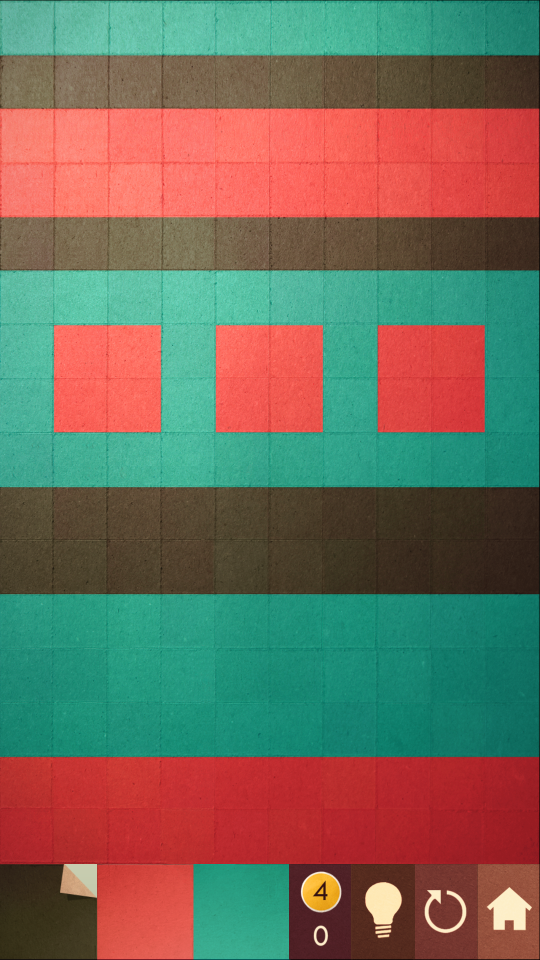
#> input picture kami_solver/example_boards/Kami7.png, 1080 x 1920 px, found by its file name (shown at 1/2 size)
$ python kami_color.py
#> lines starting #> are read from the running program, lines starting #| are printed output that depends on the picture
### kami_solver/kami_solve.py

import networkx as nx
import matplotlib.pyplot as plt
import copy
import scipy
import scipy.linalg
import operator
from scipy.constants import pi
import cmath

# A long-winded means of having the user manually enter the details of
# the color graph corresponding to the puzzle
# [46 lines left out: functions build_color_graph, draw_graph, not called in this run]


# Changes the color of one node of a graph to new_color
def change_color(graph,node,new_color):
    graph_copy = copy.deepcopy(graph)
    graph_copy[node][0] = new_color
    return graph_copy


# Finds all pairs of adjacent nodes that have the same color
def find_neighbors(graph):
    nlist = []
    for i in graph:
        for j in graph[i][1::]:
            if graph[i][0] == graph[j][0]:
                nlist.append(tuple(set((i,j))))

    return list(set(nlist))

# Returns a graph having merged the nodes in ntup, which are the same color. One
# node adopts the connections of both.
def merge_nodes(graph,ntup):
    graph_copy = copy.deepcopy(graph)
    new_con = graph_copy[ntup[0]][1::] + graph_copy[ntup[1]][1::]
    new_con.remove(ntup[0])
    new_con.remove(ntup[1])
    new_con = list(set(new_con))
    new_con = [graph_copy[ntup[0]][0]] + new_con
    del graph_copy[ntup[0]]
    del graph_copy[ntup[1]]
    graph_copy[ntup[1]] = new_con
    for i in graph_copy:
        if ntup[0] in graph_copy[i]:
            graph_copy[i][graph_copy[i].index(ntup[0])] = ntup[1]
            graph_copy[i][1::] = list(set(graph_copy[i][1::]))
    return graph_copy


# Determines the minimal graph from the 16x10 puzzle colorboard
def determine_graph(c):
    graph = {}
    num_colors = len(c)
    c0 = c[0]
    c1 = c[1]
    c2 = c[2]
    if num_colors == 4:
        c3 = c[3]
    for i in range(1,9):
        for j in range(1,15):
            p = (i,j)
            if num_colors == 3:
                color = 0*(p in c0) + 1*(p in c1) + 2*(p in c2)
            if num_colors == 4:
                color = 0*(p in c0) + 1*(p in c1) + 2*(p in c2) + 3*(p in c3)
            graph['n'+str(10*j+i)] = [color, 'n'+str(10*j+i-10), 'n'+str(10*j+i+1), 'n'+str(10*j+i+10), 'n'+str(10*j+i-1)]

    for i in range(1,9):
        j = 0
        p = (i,j)
        if num_colors == 3:
            color = 0*(p in c0) + 1*(p in c1) + 2*(p in c2)
        if num_colors == 4:
            color = 0*(p in c0) + 1*(p in c1) + 2*(p in c2) + 3*(p in c3)
        graph['n'+str(10*j+i)] = [color, 'n'+str(10*j+i+1), 'n'+str(10*j+i+10), 'n'+str(10*j+i-1)]
        j = 15
        p = (i,j)
        if num_colors == 3:
            color = 0*(p in c0) + 1*(p in c1) + 2*(p in c2)
        if num_colors == 4:
            color = 0*(p in c0) + 1*(p in c1) + 2*(p in c2) + 3*(p in c3)
        graph['n'+str(10*j+i)] = [color, 'n'+str(10*j+i+1), 'n'+str(10*j+i-10), 'n'+str(10*j+i-1)]


    for j in range(1,15):
        i = 0
        p = (i,j)
        if num_colors == 3:
            color = 0*(p in c0) + 1*(p in c1) + 2*(p in c2)
        if num_colors == 4:
            color = 0*(p in c0) + 1*(p in c1) + 2*(p in c2) + 3*(p in c3)
        graph['n'+str(10*j+i)] = [color, 'n'+str(10*j+i-10), 'n'+str(10*j+i+1), 'n'+str(10*j+i+10)]

        i = 9
        p = (i,j)
        if num_colors == 3:
            color = 0*(p in c0) + 1*(p in c1) + 2*(p in c2)
        if num_colors == 4:
            color = 0*(p in c0) + 1*(p in c1) + 2*(p in c2) + 3*(p in c3)
        graph['n'+str(10*j+i)] = [color, 'n'+str(10*j+i-10), 'n'+str(10*j+i+10), 'n'+str(10*j+i-1)]

    i = 0
    j = 0
    p = (i,j)
    if num_colors == 3:
        color = 0*(p in c0) + 1*(p in c1) + 2*(p in c2)
    if num_colors == 4:
        color = 0*(p in c0) + 1*(p in c1) + 2*(p in c2) + 3*(p in c3)
    graph['n'+str(10*j+i)] = [color, 'n'+str(10*j+i+1), 'n'+str(10*j+i+10)]
    i = 9
    j = 0
    p = (i,j)
    if num_colors == 3:
        color = 0*(p in c0) + 1*(p in c1) + 2*(p in c2)
    if num_colors == 4:
        color = 0*(p in c0) + 1*(p in c1) + 2*(p in c2) + 3*(p in c3)
    graph['n'+str(10*j+i)] = [color, 'n'+str(10*j+i+10), 'n'+str(10*j+i-1)]
    i = 0
    j = 15
    p = (i,j)
    if num_colors == 3:
        color = 0*(p in c0) + 1*(p in c1) + 2*(p in c2)
    if num_colors == 4:
        color = 0*(p in c0) + 1*(p in c1) + 2*(p in c2) + 3*(p in c3)
    graph['n'+str(10*j+i)] = [color, 'n'+str(10*j+i-10), 'n'+str(10*j+i+1)]
    i = 9
    j = 15
    p = (i,j)
    if num_colors == 3:
        color = 0*(p in c0) + 1*(p in c1) + 2*(p in c2)
    if num_colors == 4:
        color = 0*(p in c0) + 1*(p in c1) + 2*(p in c2) + 3*(p in c3)
    graph['n'+str(10*j+i)] = [color, 'n'+str(10*j+i-10), 'n'+str(10*j+i-1)]


    neigh_list = find_neighbors(graph)
    while neigh_list:
        graph = merge_nodes(graph,neigh_list[0])
        neigh_list = find_neighbors(graph)
    return graph

# Turns a RGB tuple into a HSL tuple
def rgb2hsl(rgb,n):
    R = rgb[0]/n
    G = rgb[1]/n
    B = rgb[2]/n

    M = max([R,G,B])
    m = min([R,G,B])

    L = .5*(M + m)

    C = M - m

    if C == 0:
        H = 0
    else:
        S = C/(1-abs(2*L-1))
        if M == R:
            H = 60*(((G-B)/C)%6)
        if M == G:
            H = 60*((B-R)/C + 2)
        if M == B:
            H = 60*((R-G)/C + 4)

    return [H,S,L]


# Turns a RGB tuple into a CIELAB tuple
def rgb2CIELAB(RGB):
    def f(t):
        if t>(6/29)**3:
            return t**(1/3)
        else:
            return t*(1/3)*(29/6)**2 + (4/29)

    b = scipy.array([[.49,.31,.2],[.17697,.81240,.01063],[0.0,.01,.99]])/.17697
    X,Y,Z = scipy.inner(b,scipy.array(RGB))
    Xn,Yn,Zn = [95.047,100,108.883]

    L = 116*f(Y/Yn)-16
    a = 500*(f(X/Xn)-f(Y/Yn))
    b = 200*(f(Y/Yn)-f(Z/Zn))

    return scipy.array([L,a,b])


# Backpropagation algorithm to solve the graph
def solve_graph(graph,move_list,move_limit):

    #color_list = list(set([graph[i][0] for i in graph]))
    node_list = [i for i in graph]

    if len(graph) == 1:
        return move_list

    # Heuristic for choosing the node with the most connections
    temp = sorted([(i,len(graph[i])-1) for i in graph], key=lambda x: x[1])[::-1]
    organized_node_list = [i[0] for i in temp]
    for node in organized_node_list:

    # [15 lines of commented-out code are left out]
        neighbor_color_list = [graph[i][0] for i in graph[node][1::]]
        neighbor_color_set = list(set(neighbor_color_list))
        temp = sorted([(i, neighbor_color_list.count(i)) for i in neighbor_color_set],key=lambda x: x[1])[::-1]
        new_color_list = [i[0] for i in temp]

        for color in new_color_list:

            new_graph = change_color(graph,node,color)

            while find_neighbors(new_graph):
                new_graph = merge_nodes(new_graph,find_neighbors(new_graph)[0])

            new_move_list = copy.deepcopy(move_list)
            new_move_list.append((node,color))
            if len(move_list)<move_limit:
                print(len(new_graph))
                soln = solve_graph(new_graph,new_move_list,move_limit)
                if soln:
                    return soln
    return []

# Helper function for k-means that assigns every square a color in accordance
# with the k means m
def assign_to_set(color_board,m):
    for i in color_board:
        dist_list = [scipy.linalg.norm(color_board[i][0]-mi) for mi in m]
        #dist_list = [abs(scipy.exp(1j*color_board[i][0]*pi/180)-scipy.exp(1j*mi*pi/180)) for mi in m]
        #dist_list = [abs(scipy.exp(1j*color_board[i][0][0]*pi/180)-scipy.exp(1j*mi[0]*pi/180))**2 + abs(color_board[i][0][1]-mi[1])**2 for mi in m]
        min_index, min_value = min(enumerate(dist_list), key=operator.itemgetter(1))
        color_board[i][1] = min_index

# Helper function for k-means that determines nad returns the k means m
def find_centroids(color_board,k):
    ms = [0 for i in range(k)]
    ns = [0 for i in range(k)]
    for i in color_board:
        ms[color_board[i][1]] += color_board[i][0]
        #ms[color_board[i][1]] += scipy.array([scipy.exp(1j*color_board[i][0][0]*pi/180), color_board[i][0][1]])
        ns[color_board[i][1]] += 1
    #m = [scipy.array([(180/pi)*cmath.phase(ms[i][0]/ns[i]), ms[i][1]/ns[i]]) for i in range(k)]
    m = [ms[i]/ns[i] for i in range(k)]
    return m

# Performs k-means clustering on the colorboard that is the puzzle
def k_means(color_board,k):
    old_color_board = copy.deepcopy(color_board)
    old_color_board[(0,0)][1] += 1
    while sum([old_color_board[i][1]-color_board[i][1] for i in color_board]) != 0:
        old_color_board = copy.deepcopy(color_board)
        m = find_centroids(color_board,k)
        assign_to_set(color_board,m)
    return m


def show_color_board(color_board):
    pic = scipy.ones((16,10))
    for i in color_board:
        pic[i[1],i[0]]*=color_board[i][1]
    plt.imshow(pic,interpolation='none')


def translate_moves(moves,colors):
    #colors = ['Blue', 'Black', 'Red', 'White']
    for move in moves:
        tile_num = int(move[0][1::])
        i = tile_num%10
        j = int((tile_num-i)/10)
        print('Make (' + str(i) + ',' + str(j) + ') ' + colors[move[1]])
        #plt.figure()
        #plt.imshow(pic + 10*((X-i)**2 + (Y-j)**2<1),interpolation='none')

### kami_solver/kami_color.py
import cv2
import scipy
import matplotlib.pyplot as plt
from kami_solver import kami_solve
import operator
from scipy.constants import pi


BGR_weights = scipy.array([0.1140,0.5870,0.2989])


kami_dir = '/Users/alexanderpapageorge/Kami7.png'
colors = ['Blue','Red','White','Black']
colors = ['Blue','Red','Black']
k = len(colors)


#colors = ['Blue','White','Red','Black']
m = [0 for i in range(k)]
#color_dict = {'Blue': scipy.array([ 132.,154.,49.]), 'Black': scipy.array([52.,74.,89.]), 'Red': scipy.array([77.,83.,231.]), 'White': scipy.array([90.,123.,153.])}
#color_dict = {'Blue': scipy.array([ 1.1,1.28,.4,121/100]), 'Black': scipy.array([.68,.97,1.16,79/100]), 'Red': scipy.array([.61,.67,1.77,125/100]), 'White': scipy.array([.74,.98,1.13,195/100])}
color_dict = {'Blue': scipy.array([167,.4]), 'Black': scipy.array([35,.2]), 'Red': scipy.array([2,.6]), 'White': scipy.array([35,.7])}
#color_dict = {'Blue': scipy.array([167,.6,.8]), 'Black': scipy.array([35,.1,.2]), 'Red': scipy.array([2,.6,.7]), 'White': scipy.array([35,.4,.7])}
color_dict = {'Blue': scipy.array([212,-88,13]), 'Black': scipy.array([166,17,45]), 'Red': scipy.array([193,134,48]), 'White': scipy.array([230,19,52])}


for ni,i in enumerate(colors):
    m[ni] = color_dict[i]

kami = cv2.imread(kami_dir)
#> kami is the input picture: shape (1920, 1080, 3); mean B, G, R 91, 107.6, 113.8
kami = kami[0:1720,:,:]
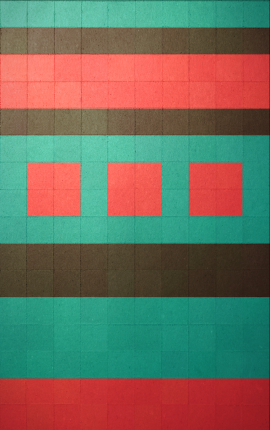
#> kami: shape (1720, 1080, 3) (shown at 1/4 size); mean B, G, R 93.3, 109.7, 112.7

x = scipy.arange(10)
y = scipy.arange(16)
X,Y = scipy.meshgrid(x,y)

color_board = {}
for i in range(10):
    for j in range(16):
        p = (i,j)
        xc = 108*i+54
        yc = 108*j+54
        color = (kami[yc-20:yc+20,xc-20:xc+20].sum(0).sum(0)/1600)
        color_hsl = scipy.array([kami_solve.rgb2hsl(color[::-1],255)[l] for l in [0,2]])
        #color_hsl = scipy.array(kami_solve.rgb2hsl(color[::-1],255))

        color_Lab = kami_solve.rgb2CIELAB(color[::-1])

        # [6 lines of commented-out code are left out]
        dist_list = [scipy.linalg.norm(color_Lab-mi) for mi in m]

        min_index, min_value = min(enumerate(dist_list), key=operator.itemgetter(1))
        #color_board[p] = [color,min_index]
        #color_board[p] = [color_hsl,min_index]
        color_board[p] = [color_Lab,min_index]
#> after the loop, color_board = 160 items

kami = scipy.fliplr(kami.reshape(-1,3)).reshape(kami.shape)
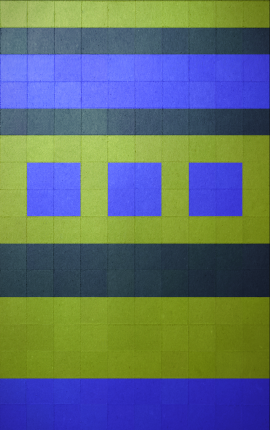
#> kami: shape (1720, 1080, 3) (shown at 1/4 size); mean B, G, R 112.7, 109.7, 93.3
plt.imshow(kami)
plt.figure()
kami_solve.show_color_board(color_board)
#> the loop in show_color_board, `for i in color_board:` made 160 passes
#> i on passes 1 to 3: (0, 0), (0, 1), (0, 2)

m = kami_solve.k_means(color_board,k)
#> the loop in k_means, `while sum([old_color_board[i][1]-color_board[i][1] for i in color_boar..` made 1 pass
#> m = [[213.1, -89.14, 14.21], [189.2, 136.3, 48.03], [170.2, 17.34, 44.91]]
plt.figure()
kami_solve.show_color_board(color_board)
#> the loop in show_color_board (call 2), `for i in color_board:` made 160 passes

plt.show()
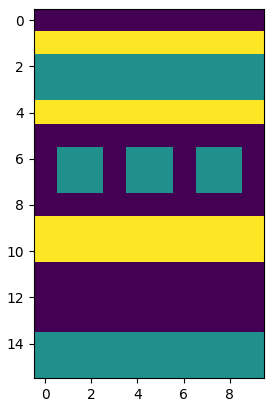
#> figure drawn by matplotlib, 1 panel

c = [ [], [], [], [] ]
for i in color_board:
    c[color_board[i][1]].append(i)
#> this loop made 160 passes
while [] in c:
    c.remove([])
graph = kami_solve.determine_graph(c)

moves = kami_solve.solve_graph(graph,[],4)
#> in solve_graph, `node_list = [i for i in graph]`: node_list = ['n74', 'n61', 'n37', 'n44', 'n78', 'n114', 'n6', 'n19', 'n150', 'n96', 'n82']
#> in solve_graph, `temp = sorted([(i,len(graph[i])-1) for i in graph], key=lambda x: x[1]..`: temp = [('n82', 5), ('n96', 2), ('n19', 2), ('n114', 2), ('n44', 2), ('n37', 2), ('n150', 1), ('n6', 1), ('n78', 1), ('n61', 1), ('n74', 1)]
#> in solve_graph, `organized_node_list = [i[0] for i in temp]`: organized_node_list = ['n82', 'n96', 'n19', 'n114', 'n44', 'n37', 'n150', 'n6', 'n78', 'n61', 'n74']
#> the loop in solve_graph, `for node in organized_node_list:` made 1 pass
#> (node, neighbor_color_list, neighbor_color_set, new_color_list) on pass 1: ('n82', [0], [0], [0])
#> (printed output is left out)
kami_solve.translate_moves(moves,colors)


# [55 lines of commented-out code are left out]

$ run again, with kami_solver/example_boards/Kami1.png copied over kami_solver/example_boards/Kami7.png
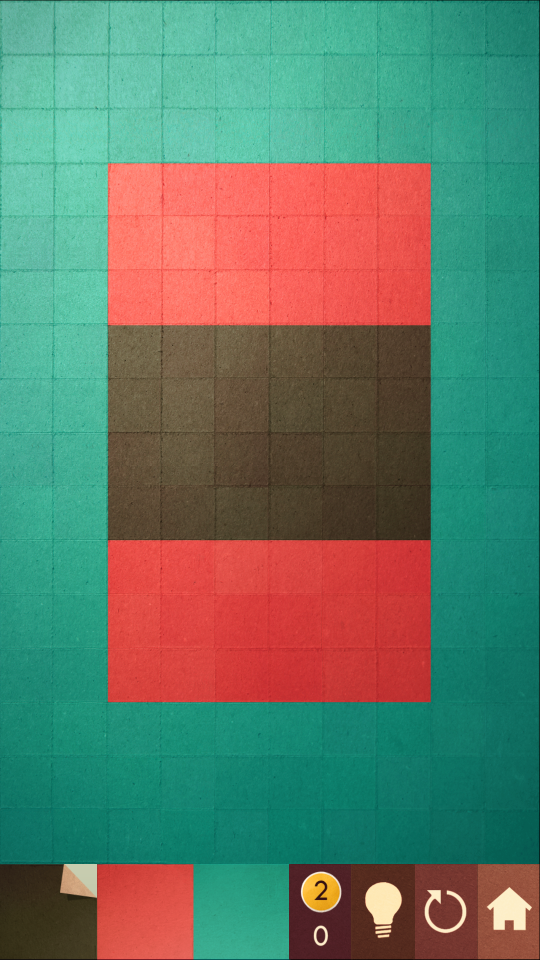
#> input picture kami_solver/example_boards/Kami1.png, 1080 x 1920 px, found by its file name (shown at 1/2 size)
#> kami is the input picture: shape (1920, 1080, 3); mean B, G, R 103.7, 122.2, 97.7
#> after the loop `for i in range(10):`: color_board = 160 items
#> `kami = scipy.fliplr(kami.reshape(-1,3)).reshape(kami.shape)`:
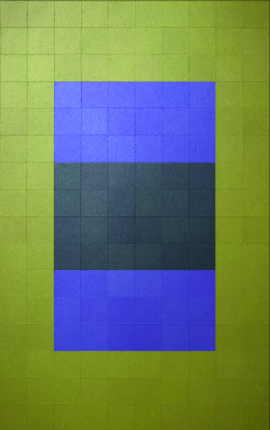
#> kami: shape (1720, 1080, 3) (shown at 1/4 size); mean B, G, R 95.5, 125.6, 107.2
#> the loop in show_color_board, `for i in color_board:` made 160 passes
#> i on passes 1 to 3: (0, 0), (0, 1), (0, 2)
#> the loop in k_means, `while sum([old_color_board[i][1]-color_board[i][1] for i in color_boar..` made 1 pass
#> `m = kami_solve.k_means(color_board,k)`: m = [[211.3, -88.29, 13.2], [196, 131, 50.14], [172.3, 15.75, 47]]
#> the loop in show_color_board (call 2), `for i in color_board:` made 160 passes
#> `plt.show()`:
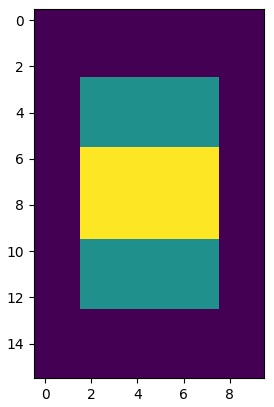
#> figure drawn by matplotlib, 1 panel
#> the loop `for i in color_board:` made 160 passes
#> node_list = ['n34', 'n78', 'n114', 'n82']
#> in solve_graph, `temp = sorted([(i,len(graph[i])-1) for i in graph], key=lambda x: x[1]..`: temp = [('n82', 3), ('n78', 3), ('n114', 2), ('n34', 2)]
#> organized_node_list = ['n82', 'n78', 'n114', 'n34']
#> the loop in solve_graph, `for node in organized_node_list:` made 1 pass
#> (node, neighbor_color_list, neighbor_color_set, new_color_list) on pass 1: ('n82', [0], [0], [0])
#> (printed output is left out)

$ run again, with kami_solver/example_boards/Kami2.png copied over kami_solver/example_boards/Kami7.png
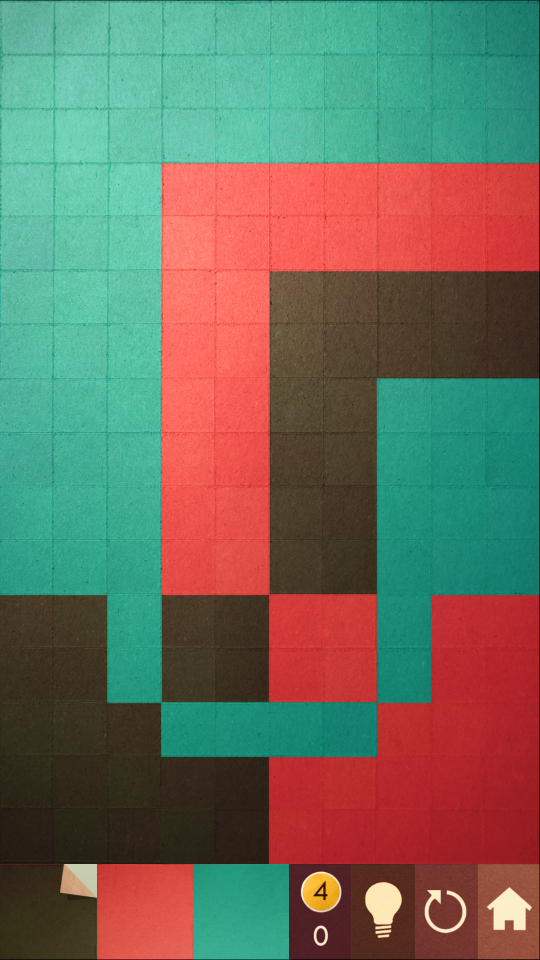
#> input picture kami_solver/example_boards/Kami2.png, 1080 x 1920 px, found by its file name (shown at 1/2 size)
#> kami is the input picture: shape (1920, 1080, 3); mean B, G, R 93.3, 110, 109.9
#> after the loop `for i in range(10):`: color_board = 160 items
#> `kami = scipy.fliplr(kami.reshape(-1,3)).reshape(kami.shape)`:
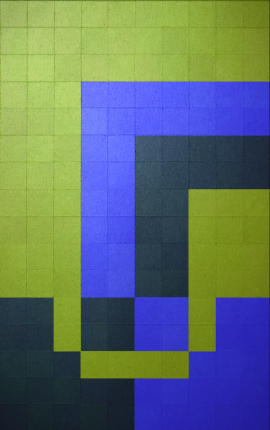
#> kami: shape (1720, 1080, 3) (shown at 1/4 size); mean B, G, R 108.6, 112.4, 95.9
#> the loop in show_color_board, `for i in color_board:` made 160 passes
#> i on passes 1 to 3: (0, 0), (0, 1), (0, 2)
#> the loop in k_means, `while sum([old_color_board[i][1]-color_board[i][1] for i in color_boar..` made 1 pass
#> `m = kami_solve.k_means(color_board,k)`: m = [[221.1, -78.9, 16.05], [185.2, 141.8, 48.02], [152, 15.01, 45.83]]
#> the loop in show_color_board (call 2), `for i in color_board:` made 160 passes
#> `plt.show()`:
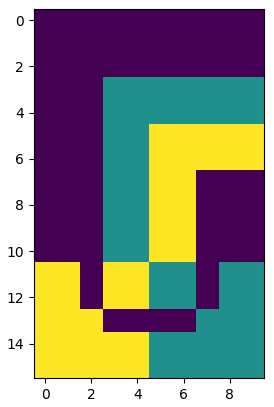
#> figure drawn by matplotlib, 1 panel
#> the loop `for i in color_board:` made 160 passes
#> node_list = ['n114', 'n37', 'n125', 'n19', 'n78', 'n96', 'n121', 'n136', 'n139']
#> in solve_graph, `temp = sorted([(i,len(graph[i])-1) for i in graph], key=lambda x: x[1]..`: temp = [('n136', 4), ('n125', 4), ('n114', 4), ('n139', 3), ('n121', 3), ('n96', 3), ('n78', 3), ('n19', 3), ('n37', 3)]
#> organized_node_list = ['n136', 'n125', 'n114', 'n139', 'n121', 'n96', 'n78', 'n19', 'n37']
#> the loop in solve_graph, `for node in organized_node_list:` made 1 pass
#> (node, neighbor_color_list, neighbor_color_set, new_color_list) on pass 1: ('n136', [2], [2], [2])
#> (printed output is left out)
